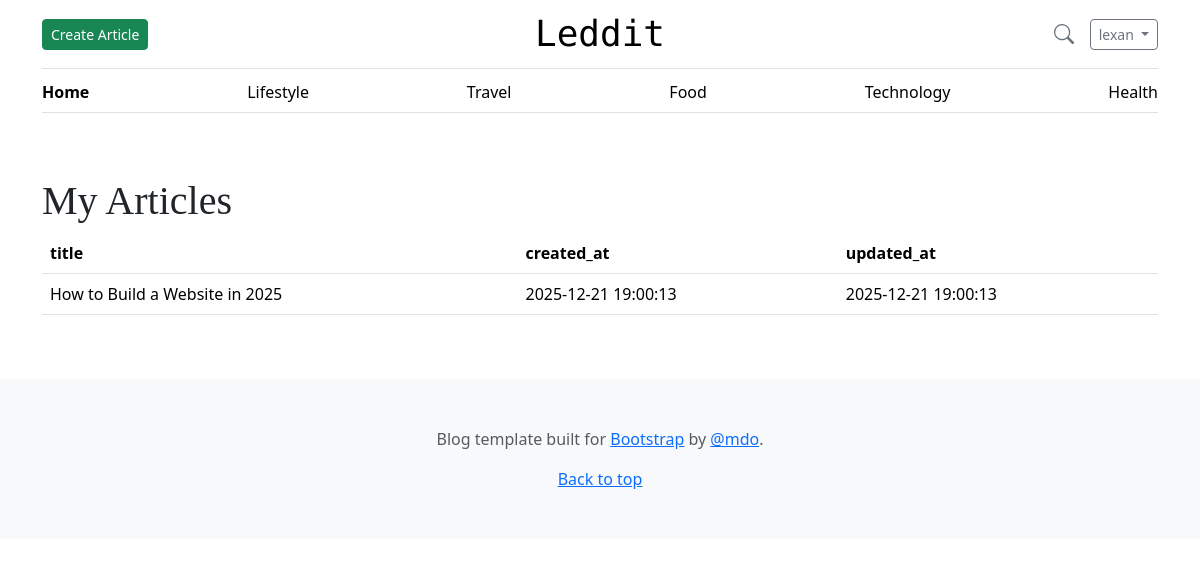
The page /my_articles.php (signed in) on the database its author committed.
### tables this page shows
CREATE TABLE articles (
    article_id INT AUTO_INCREMENT PRIMARY KEY,
    FK_user_id INT NOT NULL,
    title VARCHAR(255) NOT NULL,
    summary TEXT,
    content LONGTEXT NOT NULL,
    created_at TIMESTAMP DEFAULT CURRENT_TIMESTAMP,
    updated_at TIMESTAMP DEFAULT CURRENT_TIMESTAMP ON UPDATE CURRENT_TIMESTAMP,
    is_active BOOLEAN DEFAULT TRUE,

    FULLTEXT KEY ft_title_summary (title, summary),
    FULLTEXT KEY ft_content (content),

    FOREIGN KEY (FK_user_id) REFERENCES users(user_id) ON DELETE CASCADE
);

### www/my_articles.php (the view, shortened to what this page needs)
<?php
require_once("db_access.php");
$user_id = $_SESSION["user_id_logged_in"] ?? null;
$sql = "SELECT title, created_at, updated_at
        FROM articles
        WHERE FK_user_id = ?
        AND is_active = 1
";
$stmt = $pdo->prepare($sql);
$stmt->execute([$user_id]);
$articles = $stmt->fetchAll(PDO::FETCH_ASSOC);
?>
<!DOCTYPE html>
<html lang="en">
<head>
    <?php readfile(__DIR__ . "/assets/head.html"); ?>
</head>
<body>
<?php require_once("./assets/navbar.php"); ?>
<main class="container py-5">
    <h1>My Articles</h1>
    <?php if (!$articles): ?>
        <p class="text-muted">You have not written any articles yet.</p>
    <?php else: ?>
        <table class="table align-middle">
            <thead>
                <tr>
                    <?php foreach (array_keys($articles[0]) as $column): ?>
                        <th><?= htmlspecialchars($column) ?></th>
                    <?php endforeach; ?>
                </tr>
            </thead>
            <tbody>
                <?php foreach ($articles as $row): ?>
                    <tr>
                        <td><?= htmlspecialchars($row["title"]) ?></td>
                        <td><?= htmlspecialchars($row["created_at"]) ?></td>
                        <td><?= htmlspecialchars($row["updated_at"]) ?></td>
                    </tr>
                <?php endforeach; ?>
            </tbody>
        </table>
    <?php endif; ?>
</main>
<?php readfile("./assets/footer.html"); ?>
</body>
</html>

### www/assets/css/blog.css (style rules this page uses)
h1, h2, h3, h4, h5, h6 { font-family: "Playfair Display", Georgia, "Times New Roman", serif; }

### rows shown on the page
articles: title "How to Build a Website in 2025", created_at "2025-12-21 19:00:13", updated_at "2025-12-21 19:00:13"

### other values the page prints
$_SESSION["user_name_logged_in"] "lexan"
$column "title"
$column "created_at"
$column "updated_at"
